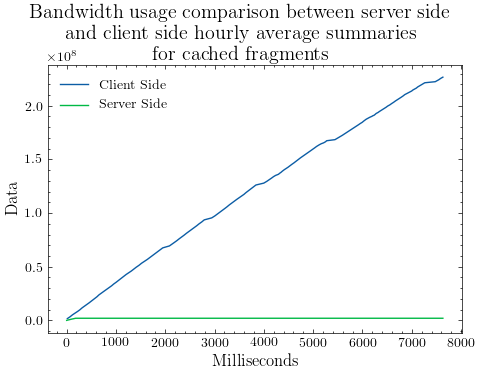

Recreate this plot in Python.
import json, matplotlib.pyplot as plt
import matplotlib
plt.style.use('science')
data = {}


def open_file(name):
    with open(name) as file:
        return json.load(file)

data['rawAvgHour_ts'] = open_file('../testData/cachedData/onRawDataAvgHour_timestamps.txt')
data['summariesAvgHour_ts'] = open_file('../testData/cachedData/summariesWeekAvgHourData_timestamps.txt')
data['rawAvgHour'] = open_file('../testData/cachedData/onRawDataAvgHour.txt')
data['summariesAvgHour'] = open_file('../testData/cachedData/summariesWeekAvgHourData.txt')

# add extra element so raw and summary graphs are equally long
data['summariesAvgHour_ts'].append(data['rawAvgHour_ts'][-1])
data['summariesAvgHour'].append(data['summariesAvgHour'][-1])

plt.rc('axes', labelsize=12)
fig = plt.figure()
axes = fig.add_subplot(1,1,1)
st = fig.suptitle("Bandwidth usage comparison between server side\n and client side hourly average summaries\n for cached fragments", fontsize="x-large")

axes.plot(data['rawAvgHour_ts'], data['rawAvgHour'], label="Client Side")
axes.plot(data['summariesAvgHour_ts'], data['summariesAvgHour'], label="Server Side")
axes.legend(loc="upper left")
axes.set_xlabel('Milliseconds')
axes.set_ylabel('Data')

fig.set_tight_layout(True)
# plt.suptitle("Bandwidth usage comparison between server side and client side summaries")
fig.set_size_inches(5, 4)
fig.canvas.draw()
fig.set_tight_layout(False)
st.set_y(0.95)
fig.subplots_adjust(top=0.8)
# plt.tight_layout()
plt.savefig("cachedAverageBandwidthAbstract.png", dpi=100)


